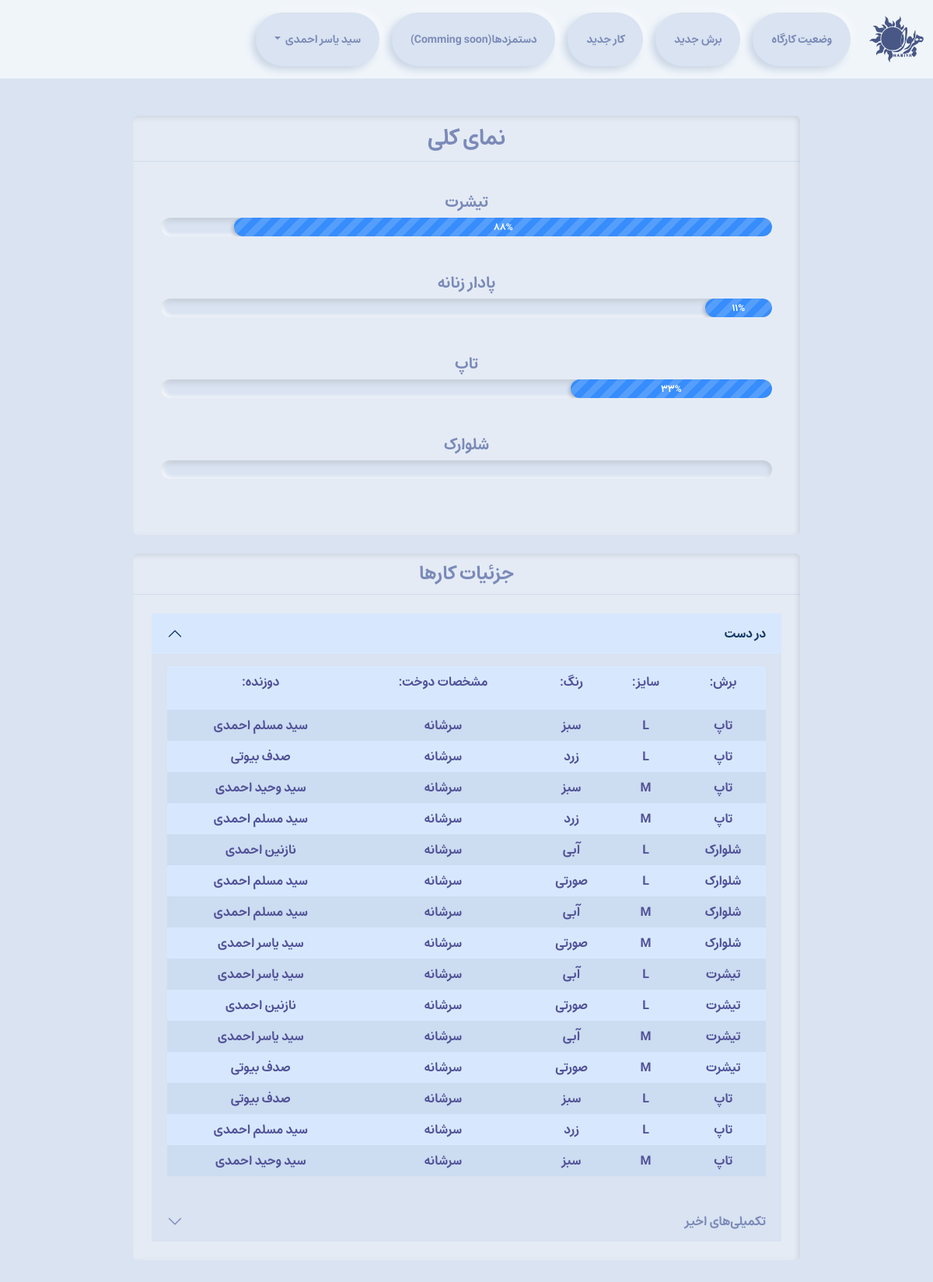
Screenshot of /workshop/ (signed in) with the database file from the repository.
### workshop/models.py (models this page shows, shortened)
class cuts(models.Model):
    cut = models.CharField(max_length=200, null=False, verbose_name="برش")
    customcode = models.IntegerField(validators=[MinValueValidator(0)], unique=True, blank=True, null=True, verbose_name="کد دلخواه")
    weight = models.DecimalField(validators=[MinValueValidator(0.1)], max_digits=12, decimal_places=3, null=False, verbose_name="ورن")
    colortype = models.CharField(max_length=8, null=False, verbose_name="نوع رنگ")
    sizetype = models.CharField(max_length=8, null=False, verbose_name="نوع سایز")
    description = models.TextField(blank=True, null=True, verbose_name="توضیحات")
    cdate = models.DateTimeField(null=False, auto_now_add=True, verbose_name="تاریخ ایجاد")
    edate = models.DateTimeField(null=True, auto_now=True, verbose_name="تاریخ تصحیح")
    completed = models.BooleanField(default=False, verbose_name="تکمیل شده؟")
    class Meta:
        verbose_name = "برش"
        verbose_name_plural = "برش‌ها"

class jobs(models.Model):
    cut = models.ForeignKey(cuts, on_delete=models.CASCADE, null=False, verbose_name="برش")
    size = models.ForeignKey(sizes, on_delete=models.CASCADE, null=False, verbose_name="سایز")
    color = models.ForeignKey(colors, on_delete=models.CASCADE, null=False, verbose_name="رنگ")
    line = models.ForeignKey(lines, on_delete=models.CASCADE, null=False, verbose_name="خط دوخت")
    user = models.ForeignKey(User, on_delete=models.CASCADE, null=False, verbose_name="دوزنده")
    cdate = models.DateTimeField(null=False, auto_now_add=True, verbose_name="تاریخ ایجاد")
    edate = models.DateTimeField(null=True, auto_now=True, verbose_name="تاریخ تصحیح")
    completed = models.BooleanField(default=False, verbose_name="تکمیل شده؟")
    class Meta:
        verbose_name = "کار"
        verbose_name_plural = "کارها"

class sizes(models.Model):
    size = models.CharField(max_length=5, null=False, verbose_name="سایز")
    amount = models.IntegerField(validators=[MinValueValidator(0)], null=False, verbose_name="تعداد")
    cut = models.ForeignKey(cuts, on_delete=models.CASCADE, null=False, verbose_name="برش")
    completed = models.BooleanField(default=False, verbose_name="تکمیل شده؟")
    class Meta:
        verbose_name = "سایز"
        verbose_name_plural = "سایزها"

class colors(models.Model):
    color = models.CharField(max_length=20, null=False, verbose_name="رنگ")
    amount = models.IntegerField(validators=[MinValueValidator(0)], null=False, verbose_name="تعداد")
    size = models.ForeignKey(sizes, on_delete=models.CASCADE, null=False, verbose_name="سایز")
    cut = models.ForeignKey(cuts, on_delete=models.CASCADE, null=False, verbose_name="برش")
    completed = models.BooleanField(default=False, verbose_name="تکمیل شده؟")
    class Meta:
        verbose_name = "رنگ"
        verbose_name_plural = "رنگ‌ها"

class lines(models.Model):
    line = models.CharField(max_length=32, null=False, verbose_name="خط دوخت")
    price = models.IntegerField(validators=[MinValueValidator(0)], null=True, verbose_name="قیمت")
    color = models.ForeignKey(colors, on_delete=models.CASCADE, null=False, verbose_name="رنگ")
    size = models.ForeignKey(sizes, on_delete=models.CASCADE, null=False, verbose_name="سایز")
    cut = models.ForeignKey(cuts, on_delete=models.CASCADE, null=False, verbose_name="برش")
    completed = models.BooleanField(default=False, verbose_name="تکمیل شده؟")
    class Meta:
        verbose_name = "خط"
        verbose_name_plural = "خط‌ها"

### workshop/views.py (the view)
# urls.py: path('', views.indexf, name='index'),
@login_required
def indexf(request):
    jobs_at_hand = jobs.objects.filter(completed = False).order_by('-id')[:15]
    cuts_objects = cuts.objects.all()
    cuts_and_percentages = []
    latest_finished= cuts.objects.filter(completed = True)
    for cut_instance in cuts_objects:
        number_of_colors = cut_instance.colors_set.count()
        number_of_unfinished_colors = cut_instance.colors_set.filter(completed = False).count()
        if number_of_colors > 0:
            percentage = (1 - (number_of_unfinished_colors / number_of_colors)) * 100
        else:
            percentage = 0
        cuts_and_percentages.append({cut_instance.cut: int(percentage)})
    return render(request, 'workshop/index.html', {'jobsAtHand': jobs_at_hand, 'cutsPercentage': cuts_and_percentages, 'latestFinished': latest_finished})

### workshop/templates/workshop/index.html (shortened to what this page needs)
{% extends 'workshop/layout.html' %}
{% block body %}
    <div class="container col-lg-9 col-sm-12">
      <div class="card mb-4">
        <h3 class="card-header mb-3">نمای کلی</h3>
        <div class="card-body">
          <div class="container">
            {% for item in cutsPercentage %}
              {% for cut, percentage in item.items %}
                {% if percentage < 100 %}
                  <h5 class="card-title">{{ cut }}</h5>
                  <div class="progress mb-5">
                    <div class="progress-bar progress-bar-striped progress-bar-animated" role="progressbar" aria-valuenow="{{ percentage }}" aria-valuemin="0" aria-valuemax="100" style='width: {{ percentage }}%;'>{{ percentage }}%</div>
                  </div>
                {% endif %}
              {% endfor %}
            {% endfor %}
          </div>
        </div>
      </div>
      <div class="card">
        <h4 class="card-header">جزئیات کارها</h4>
        <div class="card-body">
          <div class="accordion" id="accordionExample">
            <div class="accordion-item">
              <h2 class="accordion-header" id="headingOne">
                <button class="accordion-button" type="button" data-bs-toggle="collapse" data-bs-target="#collapseOne" aria-expanded="true" aria-controls="collapseOne">
                  در دست
                </button>
              </h2>
              <div id="collapseOne" class="accordion-collapse collapse show" aria-labelledby="headingOne" data-bs-parent="#accordionExample">
                <div class="accordion-body">
                  <div class="d-flex justify-content-center">
                    <table class="table table-hover table-striped table-primary">
                      <thead>
                        <tr>
                          <th style="color: rgb(82, 82, 152);"> <p>برش:</p> </th>
                          <th style="color: rgb(82, 82, 152);"> <p>سایز:</p> </th>
                          <th style="color: rgb(82, 82, 152);"> <p>رنگ:</p> </th>
                          <th style="color: rgb(82, 82, 152);"> <p>مشخصات دوخت:</p> </th>
                          <th style="color: rgb(82, 82, 152);"> <p>دوزنده:</p> </th>
                        </tr>
                      </thead>
                      <tbody>
                        {% for job in jobsAtHand %}
                          <tr>
                            <td style="color: rgb(82, 82, 152);"> {{ job.cut.cut }} </td>
                            <td style="color: rgb(82, 82, 152);"> {{ job.size.size }} </td>
                            <td style="color: rgb(82, 82, 152);"> {{ job.color.color }} </td>
                            <td style="color: rgb(82, 82, 152);"> {{ job.line.line }} </td>
                            <td style="color: rgb(82, 82, 152);"> {{ job.user.first_name }} {{ job.user.last_name }} </td>
                          </tr>
                        {% endfor %}
                      </tbody>
                    </table>
                  </div>
                </div>
              </div>
            </div>
            <div class="accordion-item">
              <h2 class="accordion-header" id="headingTwo">
                <button class="accordion-button collapsed" type="button" data-bs-toggle="collapse" data-bs-target="#collapseTwo" aria-expanded="false" aria-controls="collapseTwo">
                  تکمیلی‌های اخیر
                </button>
              </h2>
            </div>
          </div>
        </div>
        </div>
      </div>
{% endblock %}

### workshop/templates/workshop/layout.html (shortened to what this page needs)
{% load static %}
<!DOCTYPE html>
<html lang="fa" dir="rtl">
    <head>
        <link rel="stylesheet" href= "{% static 'workshop/bootstrap/dist/css/bootstrap.rtl.min.css' %}">
        <link href="{% static 'workshop/styles.css' %}" rel="stylesheet">
    </head>
    <body>
      <nav class="navbar navbar-expand-lg bg-light">
        <div class="container-fluid">
          <a class="navbar-brand" href="{% url 'workshop:index' %}"><img src="{% static 'workshop/Hariwa Logo.png' %}" width="70px" alt="نشان هریوا"></a>
          <div class="collapse navbar-collapse" id="navbarSupportedContent">
            <ul class="navbar-nav me-auto mb-2 mb-lg-0">
              {% if request.user.is_authenticated and request.user.is_superuser %}
                <a type="button" id="index" href="{% url 'workshop:index' %}" class="btn btn-info text-center btn-sm m-2 p-lg-4">وضعیت کارگاه</a>
                <a type="button" id="newcut" href="{% url 'workshop:newcut' %}" class="btn btn-info text-center btn-sm m-2 p-lg-4">برش جدید</a>
                <a type="button" id="newjob" href="{% url 'workshop:newjob' %}" class="btn btn-info text-center btn-sm m-2 p-lg-4">کار جدید</a>
                <a type="button" id="newsheet" href="{% url 'workshop:salary' %}" class="btn btn-info text-center btn-sm m-2 p-lg-4">دستمزدها(Comming soon)</a>
              {% endif %}
              {% if request.user.is_authenticated %}
              <div class="dropdown d-flex justify-content-center">
                <button class="btn btn-success dropdown-toggle text-center btn-sm m-2 p-lg-4" style="width: 100%;" type="button" data-bs-toggle="dropdown" aria-expanded="false">
                  {{ user.get_full_name }}
                </button>
              </div>
              {% endif %}
            </ul>
          </div>
        </div>
      </nav>
        <main class="container-fluid py-5 text-center">
            {% block body %}
            {% endblock %}
        </main>
    </body>
</html>

### rows the page displays
cuts: item "تیشرت"
cuts: item "پادار زنانه"
cuts: item "تاپ"
cuts: item "شلوارک"
jobs: cut.cut "تاپ", size.size "L", color.color "سبز", line.line "سرشانه", user.first_name "سید مسلم", user.last_name "احمدی"
jobs: cut.cut "تاپ", size.size "L", color.color "زرد", line.line "سرشانه", user.first_name "صدف", user.last_name "بیوتی"
jobs: cut.cut "تاپ", size.size "M", color.color "سبز", line.line "سرشانه", user.first_name "سید وحید", user.last_name "احمدی"
jobs: cut.cut "تاپ", size.size "M", color.color "زرد", line.line "سرشانه", user.first_name "سید مسلم", user.last_name "احمدی"
jobs: cut.cut "شلوارک", size.size "L", color.color "آبی", line.line "سرشانه", user.first_name "نازنین", user.last_name "احمدی"
jobs: cut.cut "شلوارک", size.size "L", color.color "صورتی", line.line "سرشانه", user.first_name "سید مسلم", user.last_name "احمدی"
jobs: cut.cut "شلوارک", size.size "M", color.color "آبی", line.line "سرشانه", user.first_name "سید مسلم", user.last_name "احمدی"
jobs: cut.cut "شلوارک", size.size "M", color.color "صورتی", line.line "سرشانه", user.first_name "سید یاسر", user.last_name "احمدی"
jobs: cut.cut "تیشرت", size.size "L", color.color "آبی", line.line "سرشانه", user.first_name "سید یاسر", user.last_name "احمدی"
jobs: cut.cut "تیشرت", size.size "L", color.color "صورتی", line.line "سرشانه", user.first_name "نازنین", user.last_name "احمدی"
jobs: cut.cut "تیشرت", size.size "M", color.color "آبی", line.line "سرشانه", user.first_name "سید یاسر", user.last_name "احمدی"
jobs: cut.cut "تیشرت", size.size "M", color.color "صورتی", line.line "سرشانه", user.first_name "صدف", user.last_name "بیوتی"
jobs: cut.cut "تاپ", size.size "L", color.color "سبز", line.line "سرشانه", user.first_name "صدف", user.last_name "بیوتی"
jobs: cut.cut "تاپ", size.size "L", color.color "زرد", line.line "سرشانه", user.first_name "سید مسلم", user.last_name "احمدی"
jobs: cut.cut "تاپ", size.size "M", color.color "سبز", line.line "سرشانه", user.first_name "سید وحید", user.last_name "احمدی"

### other values shown
{{ user.get_full_name }} "سید یاسر احمدی"
{{ percentage }} "88" "11" "33"
